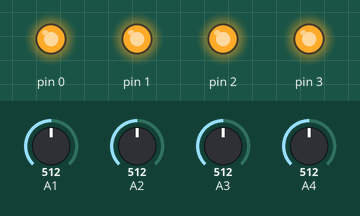
Recording of a sketch running on a simulated Arduino Uno, built with avr-gcc and run on an emulated ATmega328P. Shown: output pins drawn as LEDs (lit = HIGH). Inputs (shaded band) come from the test bench; at power-on: A1 = 512, A2 = 512, A3 = 512, A4 = 512.

Above: at 1.2 s.
1.3 s: A1 set to 65
2.8 s: A1 set to 55
At 3.3 s:
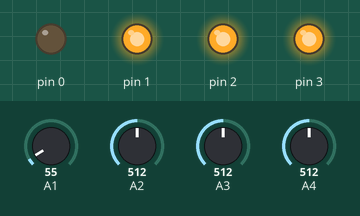
4.3 s: A2 set to 66
5.8 s: A2 set to 53
At 6.8 s:
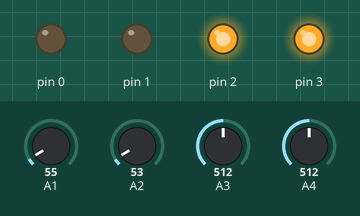
7.3 s: A3 set to 64
8.8 s: A3 set to 55
At 9.1 s:
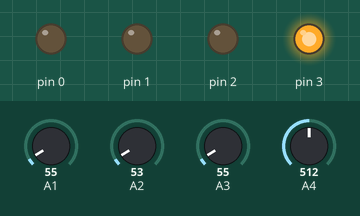
Timing chart, 0 to 11.3 s (numbered marks = the images above; inputs shaded):
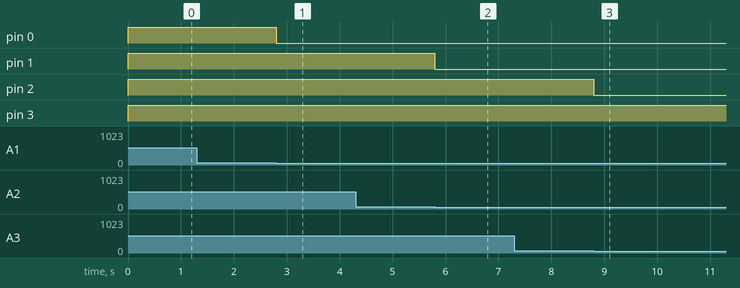

Measured:
- the behaviour switches between 61 and 60 on A1 (found by bisection; images 0 and 1)
- the behaviour switches between 61 and 60 on A2 (found by bisection; images 1 and 2)
- the behaviour switches between 61 and 60 on A3 (found by bisection; images 2 and 3)
- after the input at 1.3 s, every drawn part: stays the same
- after the input at 2.8 s, pin 0: HIGH → LOW at once
- after the input at 4.3 s, every drawn part: stays the same
- after the input at 5.8 s, pin 1: HIGH → LOW at once
- after the input at 7.3 s, every drawn part: stays the same
- after the input at 8.8 s, pin 2: HIGH → LOW at once

The sketch:

laser_switch.ino
```cpp
void setup() {
pinMode(0, OUTPUT);
pinMode(1, OUTPUT);
pinMode(2, OUTPUT);
pinMode(3, OUTPUT);
}

void loop() {
  while(true){
    digitalWrite(0, analogRead(PIN_A1) > 60);
    digitalWrite(1, analogRead(PIN_A2) > 60);
    digitalWrite(2, analogRead(PIN_A3) > 60);
    digitalWrite(3, analogRead(PIN_A4) > 60);
  }
}
```
